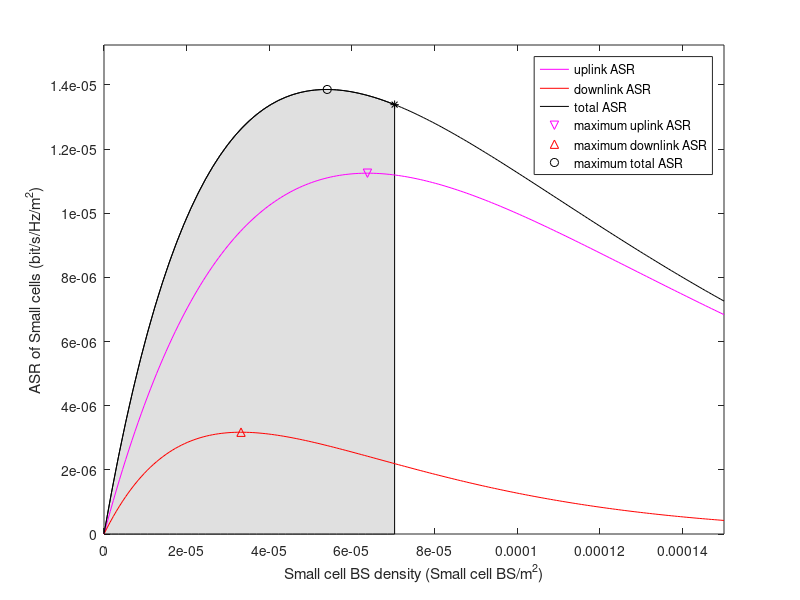

Write MATLAB code to recreate this figure.
clear all;
close all;
clc;

	
W = 1;         	
alpha = 4;
lambda_M = 1*10^(-6);     	

theta_M = 0.1;          	
theta_S = 0.1;          	

P_M_dB = 36;            	
P_Su_dB = 14;           	
P_Sd_dB = 11;           	
	
P_M = 10^(P_M_dB/10);
P_Su = 10^(P_Su_dB/10);
P_Sd = 10^(P_Sd_dB/10);

Pr_u = 0.6;                 	
Pr_d = 1-Pr_u;              	

xi_M_dB = -5;        	
xi_Sd_dB = 0;       	
xi_Su_dB = 0;       	
	
xi_M = 10^(xi_M_dB/10);
xi_Sd = 10^(xi_Sd_dB/10);
xi_Su = 10^(xi_Su_dB/10);

R_M0 = 80;
R_Su0 = 60;
R_Sd0 = 70;

eta_M = pi*(xi_M^(2/alpha))*(R_M0^2)*gamma(1+2/alpha)*gamma(1-2/alpha);
eta_Su = pi*(xi_Su^(2/alpha))*(R_Su0^2)*gamma(1+2/alpha)*gamma(1-2/alpha);
eta_Sd = pi*(xi_Sd^(2/alpha))*(R_Sd0^2)*gamma(1+2/alpha)*gamma(1-2/alpha);

	
lambda_S_ini = 0;
lambda_S_end = 1.5*10^(-4);
lambda_S_num = 200;
delta_lambda_S = (lambda_S_end-lambda_S_ini)/lambda_S_num;
lambda_S = lambda_S_ini:delta_lambda_S:lambda_S_end;		

	
ASR_uplink_SC = W*Pr_u*lambda_S.*log2(1+xi_Su).*exp(-lambda_M*eta_Su*((P_M/P_Su)^(2/alpha))-...
    lambda_S*eta_Su*(Pr_u+Pr_d*((P_Sd/P_Su)^(2/alpha))));
	
ASR_downlink_SC = W*Pr_d*lambda_S.*log2(1+xi_Sd).*exp(-lambda_M*eta_Sd*((P_M/P_Sd)^(2/alpha))-...
    lambda_S*eta_Sd*(Pr_u*((P_Su/P_Sd)^(2/alpha))+Pr_d));
	
ASR_SC = ASR_uplink_SC + ASR_downlink_SC;

	
[ASR_SC_max, lambda_S_max_index] = max(ASR_SC);

	
A3 = eta_Su*(Pr_u+Pr_d*((P_Sd/P_Su)^(2/alpha)));
B3 = eta_Sd*(Pr_u*((P_Su/P_Sd)^(2/alpha))+Pr_d);
ASR_uplink_SC_max = W*Pr_u*(1/A3)*log2(1+xi_Su)*exp(-lambda_M*eta_Su*((P_M/P_Su)^(2/alpha))-...
    (1/A3)*eta_Su*(Pr_u+Pr_d*((P_Sd/P_Su)^(2/alpha))));
ASR_downlink_SC_max = W*Pr_d*(1/B3)*log2(1+xi_Sd).*exp(-lambda_M*eta_Sd*((P_M/P_Sd)^(2/alpha))-...
    (1/B3)*eta_Sd*(Pr_u*((P_Su/P_Sd)^(2/alpha))+Pr_d));

	
lambda_sup1 = (-lambda_M*(P_M^(2/alpha))-((P_M^(2/alpha)/eta_M)*log(1-theta_M)))/...
    (Pr_u*(P_Su^(2/alpha))+Pr_d*(P_Sd^(2/alpha)));
ASR_uplink_SC_sup1 = W*Pr_u*(lambda_sup1)*log2(1+xi_Su)*exp(-lambda_M*eta_Su*((P_M/P_Su)^(2/alpha))-...
    (lambda_sup1)*eta_Su*(Pr_u+Pr_d*((P_Sd/P_Su)^(2/alpha))));
ASR_downlink_SC_sup1 = W*Pr_d*(lambda_sup1)*log2(1+xi_Sd)*exp(-lambda_M*eta_Sd*((P_M/P_Sd)^(2/alpha))-...
    (lambda_sup1)*eta_Sd*(Pr_u*((P_Su/P_Sd)^(2/alpha))+Pr_d));
ASR_SC_sup1 = ASR_uplink_SC_sup1+ASR_downlink_SC_sup1;

	
delta_lambda_S_feasible_num = 40;
delta_lambda_S_feasible = lambda_sup1/delta_lambda_S_feasible_num;
lambda_S1 = 0:delta_lambda_S_feasible:lambda_sup1;
lambda_S2 = lambda_sup1:-delta_lambda_S_feasible:0;
lambda_S_feasible = [lambda_S1, lambda_S2];
y1 = zeros(1,size(lambda_S1,2));
ASR_uplink_SC_feasible = W*Pr_u*(lambda_S2).*log2(1+xi_Su).*exp(-lambda_M*eta_Su*((P_M/P_Su)^(2/alpha))-...
    (lambda_S2)*eta_Su*(Pr_u+Pr_d*((P_Sd/P_Su)^(2/alpha))));
ASR_downlink_SC_feasible = W*Pr_d*(lambda_S2).*log2(1+xi_Sd).*exp(-lambda_M*eta_Sd*((P_M/P_Sd)^(2/alpha))-...
    (lambda_S2)*eta_Sd*(Pr_u*((P_Su/P_Sd)^(2/alpha))+Pr_d));
ASR_SC_feasible = ASR_uplink_SC_feasible + ASR_downlink_SC_feasible;
y = [y1, ASR_SC_feasible];
pic1 = fill(lambda_S_feasible,y,[0.878 0.878 0.878]);
hold on;
	
pic2 = plot(lambda_S(1,:),ASR_uplink_SC(1,:),'-m');
hold on;
pic3 = plot(lambda_S(1,:), ASR_downlink_SC(1,:),'-r');
pic4 = plot(lambda_S(1,:),ASR_SC(1,:),'-k');
	
pic5 = plot((1/A3),ASR_uplink_SC_max,'mv');
pic6 = plot((1/B3),ASR_downlink_SC_max,'r^');
pic7 = plot(lambda_S(1,lambda_S_max_index),ASR_SC_max,'ko');
pic8 = plot(lambda_sup1,ASR_SC_sup1,'k*');

xlabel('Small cell BS density (Small cell BS/m^{2})');
ylabel('ASR of Small cells (bit/s/Hz/{m^2})');
legend([pic2, pic3, pic4, pic5, pic6, pic7],'uplink ASR',...
    'downlink ASR','total ASR','maximum uplink ASR',...
    'maximum downlink ASR','maximum total ASR');
axis([lambda_S_ini,lambda_S_end,0,max(ASR_SC)*1.1]);


